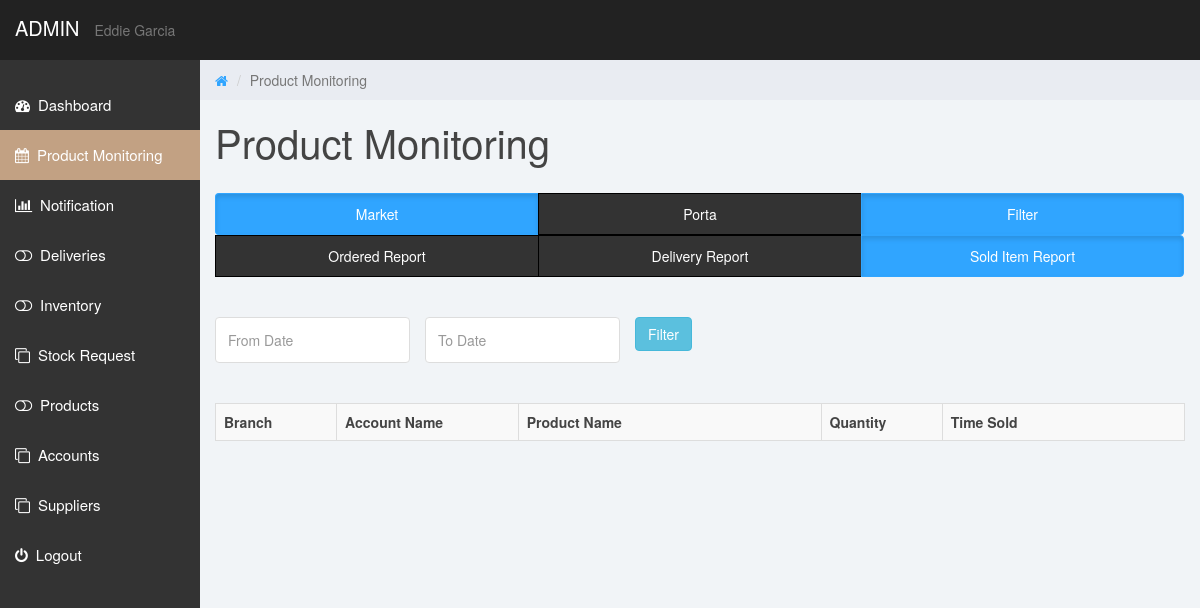
The page /Garciaskape/admin/monitoring/sold_item_filter_report_m.php on the database as committed earlier.
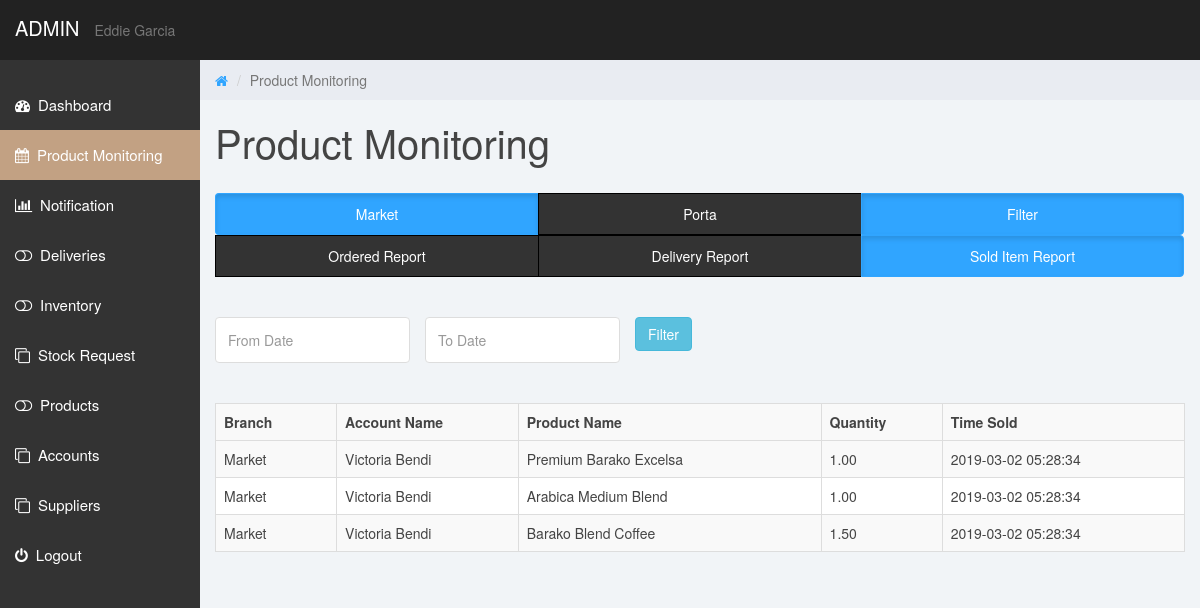
The same page on the database as committed later.
### tables this page shows
CREATE TABLE IF NOT EXISTS `solditem` (
  `idnumber` int(10) UNSIGNED NOT NULL AUTO_INCREMENT,
  `solditemid` int(15) NOT NULL,
  `productid` int(15) NOT NULL,
  `quantity` double(10,2) NOT NULL,
  `orderid` int(15) NOT NULL,
  `branchid` int(15) NOT NULL,
  `accountid` int(15) NOT NULL,
  `time` timestamp NOT NULL,
  `status` varchar(45) NOT NULL,
  PRIMARY KEY (`idnumber`),
  UNIQUE KEY `idnumber_UNIQUE` (`idnumber`)
);

CREATE TABLE IF NOT EXISTS `branch` (
  `branchid` int(15) UNSIGNED NOT NULL AUTO_INCREMENT,
  `branch_name` varchar(201) NOT NULL,
  `branch_address` varchar(201) DEFAULT NULL,
  PRIMARY KEY (`branchid`),
  UNIQUE KEY `branchid_UNIQUE` (`branchid`)
);

CREATE TABLE IF NOT EXISTS `accounts` (
  `accountid` int(15) UNSIGNED NOT NULL AUTO_INCREMENT,
  `username` varchar(201) NOT NULL,
  `email` varchar(201) NOT NULL,
  `password` varchar(201) NOT NULL,
  `user_type` varchar(201) NOT NULL,
  `firstname` varchar(100) NOT NULL,
  `middlename` varchar(100) DEFAULT NULL,
  `lastname` varchar(100) NOT NULL,
  `contact_number` varchar(20) NOT NULL,
  `status` varchar(45) NOT NULL,
  PRIMARY KEY (`accountid`),
  UNIQUE KEY `username_UNIQUE` (`username`),
  UNIQUE KEY `accountid_UNIQUE` (`accountid`),
  UNIQUE KEY `password_UNIQUE` (`password`)
);

CREATE TABLE IF NOT EXISTS `products` (
  `productid` int(15) UNSIGNED NOT NULL AUTO_INCREMENT,
  `productname` varchar(201) NOT NULL,
  `branchid` int(11) NOT NULL,
  `status` varchar(201) DEFAULT NULL,
  PRIMARY KEY (`productid`),
  UNIQUE KEY `productid_UNIQUE` (`productid`)
);

### Garciaskape/admin/monitoring/sold_item_filter_report_m.php (the view, shortened to what the changed rows need)
<?php
include '../includes/connection.php';
$query = "SELECT products.productname as sname, branch.branchid, branch.branch_name as bsname, solditem.quantity as sqty, accounts.firstname as asname, solditem.time as t,solditem.status
from (((solditem left join products on solditem.productid = products.productid)
left join branch on solditem.branchid = branch.branchid)
left join accounts on solditem.accountid = accounts.accountid) where branch.branchid = 1";
$result = mysqli_query($conn, $query);
?>
<!DOCTYPE html>
<html>
    <head>
        <link href="../css/bootstrap.min.css" rel="stylesheet">
        <link href="../css/font-awesome.min.css" rel="stylesheet">
        <link href="../css/datepicker3.css" rel="stylesheet">
        <link href="../css/styles.css" rel="stylesheet">
        <link href="../css/add.css" rel="stylesheet">
        <link rel="stylesheet" href="http://code.jquery.com/ui/1.11.4/themes/smoothness/jquery-ui.css">
    </head>
    <body>
        <div class="col-sm-9 col-sm-offset-3 col-lg-10 col-lg-offset-2 main">
            <div class="row">
                <div class="col-lg-12">
                    <h1 class="page-header">Product Monitoring</h1>
                </div>
            </div>
            <br>
            <div class="table-responsive">
                <div ng-app="producttable" ng-controller="controller">
                    <br/>
                    <br/>
                    <br>
                    <br/>
                    <div class="row">
                        <div class="col-md-12"  id="order_table"ng-show="filter_data > 0">
                            <table class="table table-striped table-bordered">
                                <tr>
                                    <th width="10%">Branch</th>
                                    <th width="15%">Account Name</th>
                                    <th width="25%">Product Name</th>
                                    <th width="10%">Quantity</th>
                                    <th width="20%">Time Sold</th>
                                </tr>
                                <tr ng-repeat="data in searched = (file | filter:search | orderBy : base :reverse) | beginning_data:(current_grid-1)*data_limit | limitTo:data_limit">
                                    <?php
                                    while($row = mysqli_fetch_array($result)){
                                    ?>
                                <tr>
                                    <td><?php echo $row["bsname"]; ?></td>
                                    <td><?php echo $row["asname"]; ?></td>
                                    <td><?php echo $row["sname"]; ?></td>
                                    <td><?php echo $row["sqty"]; ?></td>
                                    <td><?php echo $row["t"]; ?></td>
                                </tr>
                                <?php
                                    }
                                ?>
                            </table>
                        </div>
                    </div>
                </div>
            </div>
        </div>
    </body>
</html>

Rows that differ between the two databases and show on the page:
now on this page (row edited): solditem: branchid.branch_name "Market", accountid.firstname "Victoria Bendi", productid.productname "Premium Barako Excelsa", quantity "1.00", time "2019-03-02 05:28:34"
now on this page (row edited): solditem: branchid.branch_name "Market", accountid.firstname "Victoria Bendi", productid.productname "Arabica Medium Blend", quantity "1.00", time "2019-03-02 05:28:34"
now on this page (row edited): solditem: branchid.branch_name "Market", accountid.firstname "Victoria Bendi", productid.productname "Barako Blend Coffee", quantity "1.50", time "2019-03-02 05:28:34"
